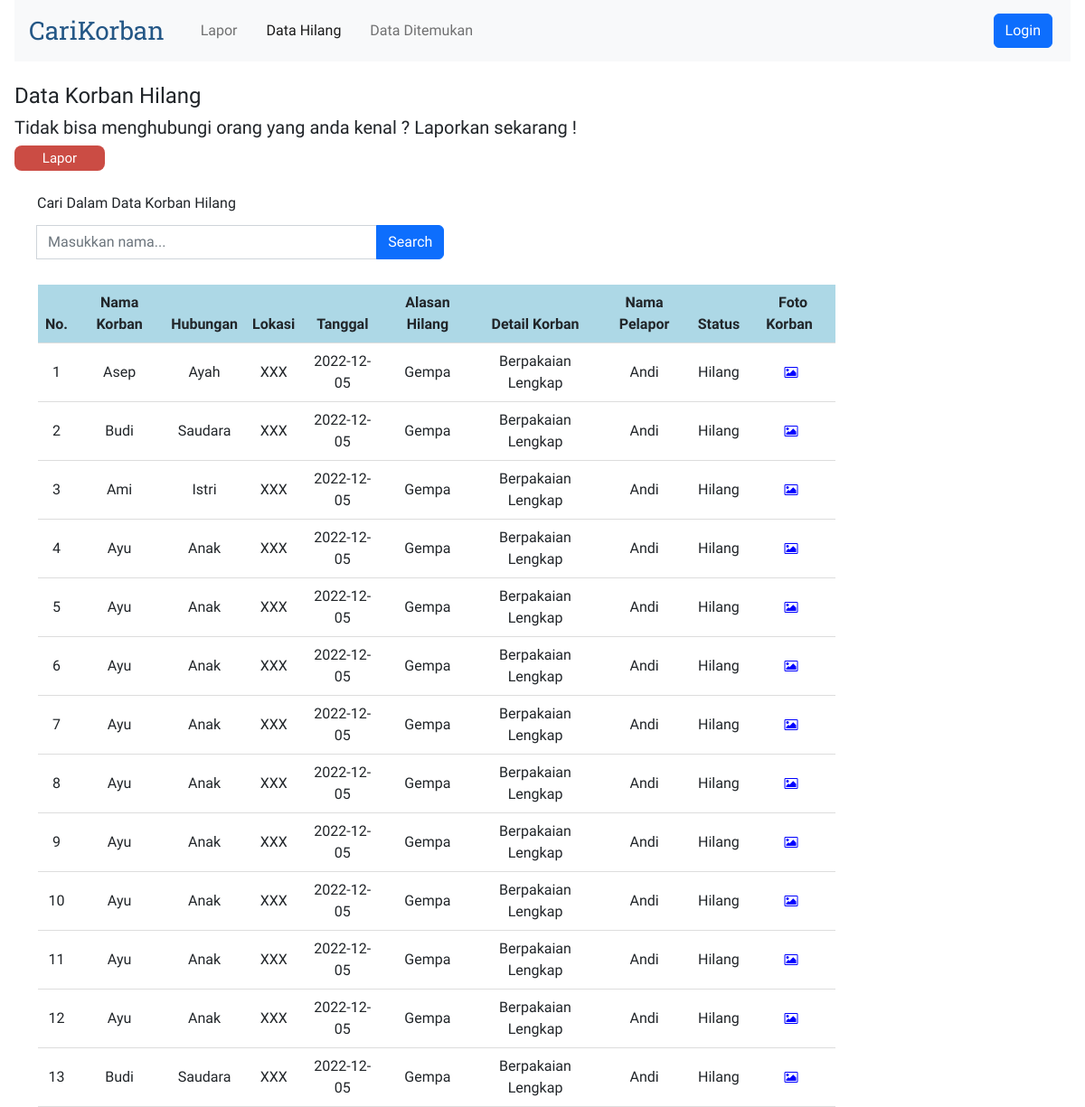
Before: /views/datahilang.php with the older database file.
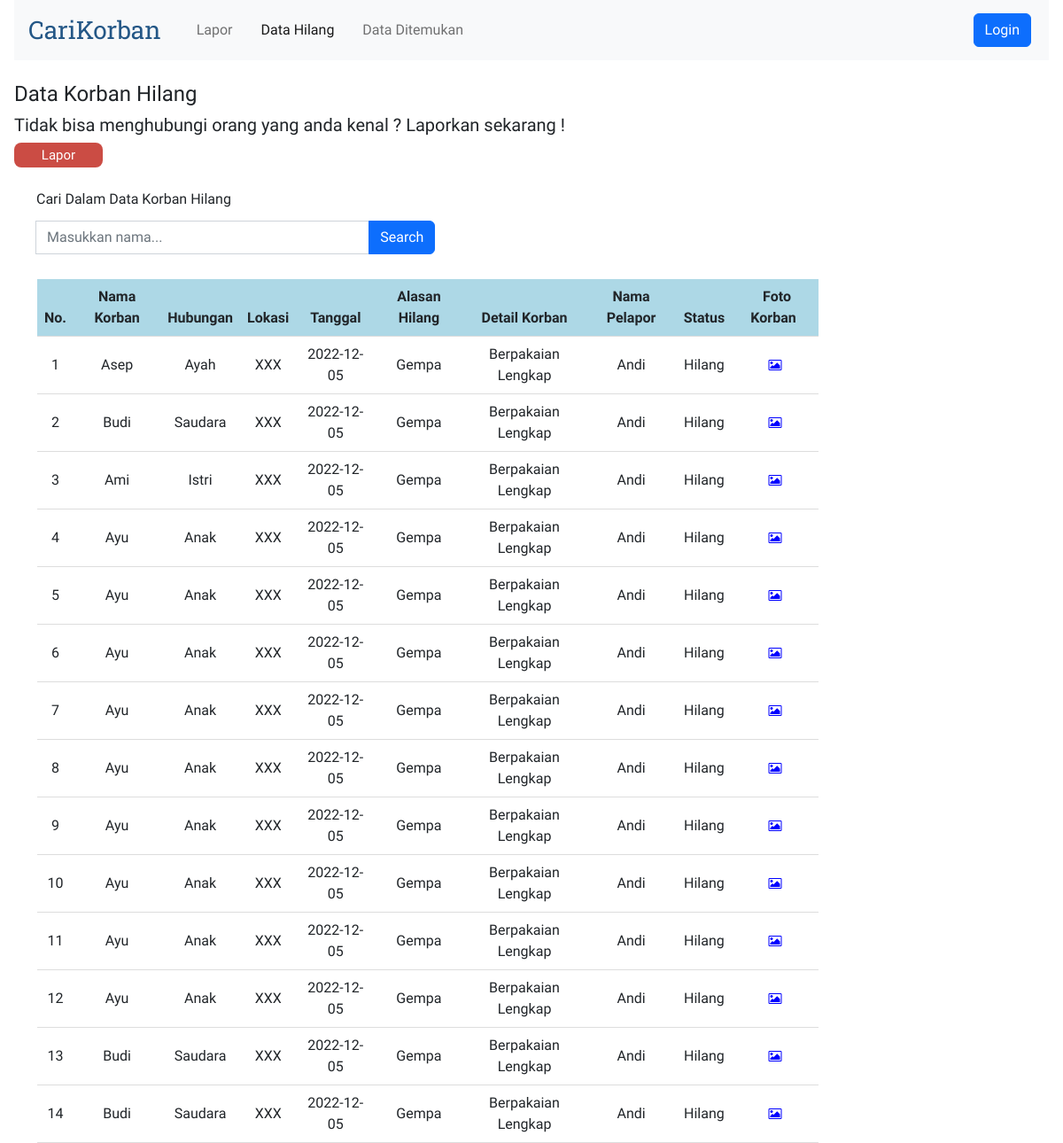
After: the same page with the newer database file.
### tables this page shows
CREATE TABLE `korban` (
  `idx` int(11) NOT NULL,
  `nama_korban` varchar(30) NOT NULL,
  `hubungan` varchar(10) NOT NULL,
  `lokasi` varchar(20) NOT NULL,
  `tanggal` varchar(30) NOT NULL,
  `alasan_hilang` varchar(30) NOT NULL,
  `detail` varchar(255) NOT NULL,
  `nama_pelapor` varchar(30) NOT NULL,
  `telepon` varchar(30) NOT NULL,
  `email` varchar(30) NOT NULL,
  `status` varchar(30) NOT NULL,
  `nama_gambar` varchar(255),
  `file_gambar` longblob
);

### connection.php (called while the page is built)
<?php
abstract class Connection
{
    protected function get_connection()
    {
        $host = "localhost";
        $database = "carikorban";
        $username = "root";
        $password = "";
        $connect = new mysqli($host, $username, $password, $database);
        return $connect;
    }
}

### models/korban.php (called while the page is built, shortened)
<?php
include '..\connection.php';
class KorbanHilang extends Korban
{
    private $conn;
    public function __construct()
    {
        $this->conn = $this->get_connection();
    }
    public function tampil_data()
    {
        $sql = "SELECT * FROM korban WHERE status = 'Hilang'";
        $bind = $this->conn->query($sql);
        while ($obj = $bind->fetch_object()) {
            $baris[] = $obj;
        }
        if (!empty($baris)) {
            return $baris;
        }
    }
}

### views/datahilang.php (the view, shortened to what this page needs)
<?php
include '..\models\korban.php';
$model2 = new KorbanHilang();
$index = 1;
?>
<!doctype html>
<html lang="en">
<head>
    <link rel="stylesheet" href="https://cdnjs.cloudflare.com/ajax/libs/font-awesome/4.7.0/css/font-awesome.min.css">
    <link href="https://cdn.jsdelivr.net/npm/bootstrap@5.2.3/dist/css/bootstrap.min.css" rel="stylesheet"
>
</head>
<body>
    <div>
        <nav class="navbar navbar-expand-lg bg-light">
            <div class="container-fluid">
                <a class="navbar-brand logo" href="#">CariKorban</a>
                <div class="collapse navbar-collapse" id="navbarCollapse">
                    <ul class="navbar-nav me-auto mb-2 mb-lg-0">
                        <li class="nav-item">
                            <a class="nav-link" aria-current="page" href="lapor.php">Lapor</a>
                        </li>
                        <li class="nav-item">
                            <a class="nav-link active" href="datahilang.php">Data Hilang</a>
                        </li>
                        <li class="nav-item">
                            <a class="nav-link" href="dataditemukan.php">Data Ditemukan</a>
                        </li>
                    </ul>
                    <?php
                    if ($_SESSION['role'] == 'Admin') { ?>
                        <a href="logout.php"><button type="button"
                                class="d-flex btn btn-danger my-2 my-sm-0">Logout</button></a>
                        <?php
                    } else { ?>
                        <a href="login.php"><button type="button"
                                class="d-flex btn btn-primary my-2 my-sm-0">Login</button></a>
                        <?php
                    } ?>
                </div>
            </div>
        </nav>
        <br>
        <h4>Data Korban Hilang</h4>
        <h5>Tidak bisa menghubungi orang yang anda kenal ? Laporkan sekarang !</h5>
        <a href="lapor.php" class="btn btn-submit">Lapor</a>
        <br>
        <form action="datahilang.php" method="get">
            <br>
            <label class="form-label">Cari Dalam Data Korban Hilang</label>
            <div class="input-group my-1" style="width: 40%;">
                <br>
                <input class="form-control" type="search" name="cari" placeholder="Masukkan nama...">
                <button class="btn btn-primary" type="submit" id="button-addon2" value="cari">Search</button>
            </div>
        </form>
        <br>
        <table border="1">
            <table class="table align-middle mb-0 bg-white">
                <thead style="background-color: lightblue;">
                    <tr>
                        <th>No.</th>
                        <th>Nama Korban</th>
                        <th>Hubungan</th>
                        <th>Lokasi</th>
                        <th>Tanggal</th>
                        <th>Alasan Hilang</th>
                        <th>Detail Korban</th>
                        <th>Nama Pelapor</th>
                        <th>Status</th>
                        <?php if ($_SESSION['role'] == 'Guest') { ?>
                            <th><a title="Lihat Foto">Foto Korban</a></th>
                        <?php } else { ?>
                            <th><a title="Operasi">Operasi</a></th>
                        <?php } ?>
                    </tr>
                </thead>
                <tbody>
                    <?php
                    if (isset($_GET['cari'])) {
                        $cari = $_GET['cari'];
                        $result = $model2->search($cari);
                    } else {
                        $result = $model2->tampil_data();
                    }
                    if (!empty($result)) {
                        foreach ($result as $data): ?>
                            <tr>
                                <td>
                                    <?= $index++ ?>
                                </td>
                                <td>
                                    <?= $data->nama_korban ?>
                                </td>
                                <td>
                                    <?= $data->hubungan ?>
                                </td>
                                <td>
                                    <?= $data->lokasi ?>
                                </td>
                                <td>
                                    <?= $data->tanggal ?>
                                </td>
                                <td>
                                    <?= $data->alasan_hilang ?>
                                </td>
                                <td>
                                    <?= $data->detail ?>
                                </td>
                                <td>
                                    <?= $data->nama_pelapor ?>
                                </td>
                                <td>
                                    <?= $data->status ?>
                                </td>
                                <td>
                                    <?php if ($_SESSION['role'] == 'Guest') { ?>
                                        <a title="Lihat Foto" name="foto" id="foto" target="_blank" rel="noopener noreferrer"
                                            href="lihatfoto.php?idx=<?= $data->idx ?>"><i class="fa fa-picture-o"
                                                style="font-size:14px;color:blue"></i></a>
                                    <?php } ?>
                                </td>
                            </tr>
                        <?php endforeach;
                    } else { ?>
                        <tr>
                            <td colspan="9">Belum ada data korban hilang.</td>
                        </tr>
                    <?php } ?>
                </tbody>
            </table>
    </div>
</body>
</html>

### views/datahilang.php (style rules this page uses)
*, html, body { margin: 0 4px; padding: 0; }
body { font-family: 'Readex Pro'; }
a { text-decoration: none; }
.logo { font-family: 'Roboto Slab'; font-size: 28px; color: #245786; }
form { margin: 0 25px; }
.table { width: 75%; text-align: center; border-bottom: 1px solid #ddd; border-collapse: collapse; margin: 0 30px; }
.btn-submit { background-color: #CB4C44; color: white; border-radius: 8px; border: none; color: #FFFFFF; text-align: center; font-size: 15px; padding: 3px; width: 100px; }

Changed rows visible on the page:
added korban: nama_korban "Budi", hubungan "Saudara", lokasi "XXX", tanggal "2022-12-05", alasan_hilang "Gempa", detail "Berpakaian Lengkap", nama_pelapor "Andi", status "Hilang"
